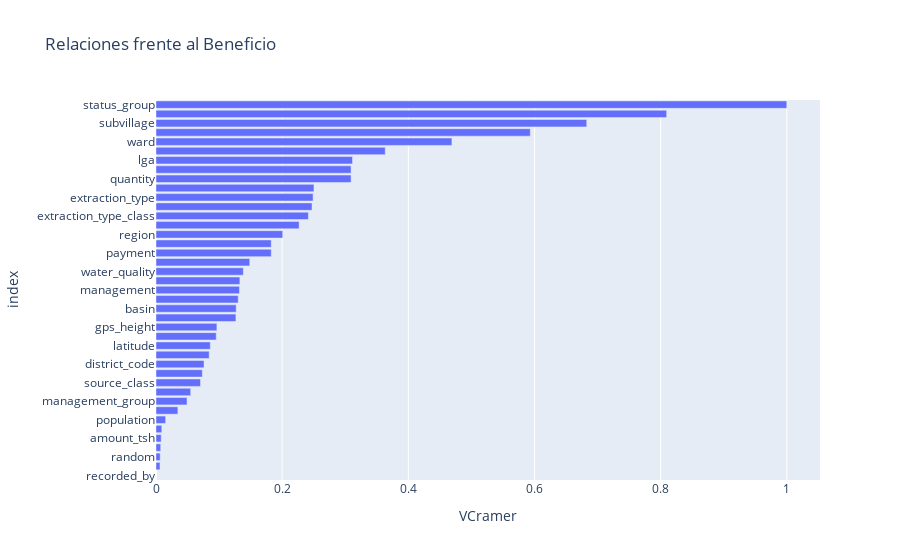

Notebook source saved alongside this figure:
### Code cell
df["random"] = np.random.uniform(0,1, size=df.shape[0])
df["random2"] = np.random.uniform(0,1, size=df.shape[0])
a_sacar = ["date_recorded","funder"]
tablaCramer = pd.DataFrame(df.drop(a_sacar,axis=1).apply(lambda x: jd.cramers_v(x, df.status_group)),columns=['VCramer'])

px.bar(tablaCramer,x=tablaCramer.VCramer,title='Relaciones frente al Beneficio').update_yaxes(categoryorder="total ascending")

### Figure 1 — Plotly figure (JSON) as saved in the notebook; plotly's stock layout.template omitted (floating-point values rounded to 4 significant figures)
{"data": [{"alignmentgroup": "True", "hovertemplate": "VCramer=%{x}<br>index=%{y}<extra></extra>", "legendgroup": "", "marker": {"color": "#636efa", "pattern": {"shape": ""}}, "name": "", "offsetgroup": "", "orientation": "h", "showlegend": false, "textposition": "auto", "type": "bar", "x": [0.009194, 0.008245, 0.09656, 0.3634, 0.09549, 0.08603, 0.8095, 0.007482, 0.1272, 0.6829, 0.2009, 0.0843, 0.07612, 0.3115, 0.4691, 0.01528, 0.07342, null, 0.1303, 0.5934, 0.03469, 0.05499, 0.249, 0.2473, 0.2415, 0.1324, 0.04921, 0.1827, 0.1827, 0.1385, 0.133, 0.3092, 0.3092, 0.1486, 0.1267, 0.07049, 0.2504, 0.2269, 1, 0.006606, 0.006321], "xaxis": "x", "y": ["id", "amount_tsh", "gps_height", "installer", "longitude", "latitude", "wpt_name", "num_private", "basin", "subvillage", "region", "region_code", "district_code", "lga", "ward", "population", "public_meeting", "recorded_by", "scheme_management", "scheme_name", "permit", "construction_year", "extraction_type", "extraction_type_group", "extraction_type_class", "management", "management_group", "payment", "payment_type", "water_quality", "quality_group", "quantity", "quantity_group", "source", "source_type", "source_class", "waterpoint_type", "waterpoint_type_group", "status_group", "random", "random2"], "yaxis": "y"}], "layout": {"barmode": "relative", "legend": {"tracegroupgap": 0}, "title": {"text": "Relaciones frente al Beneficio"}, "xaxis": {"anchor": "y", "domain": [0, 1], "title": {"text": "VCramer"}}, "yaxis": {"anchor": "x", "categoryorder": "total ascending", "domain": [0, 1], "title": {"text": "index"}}}}
